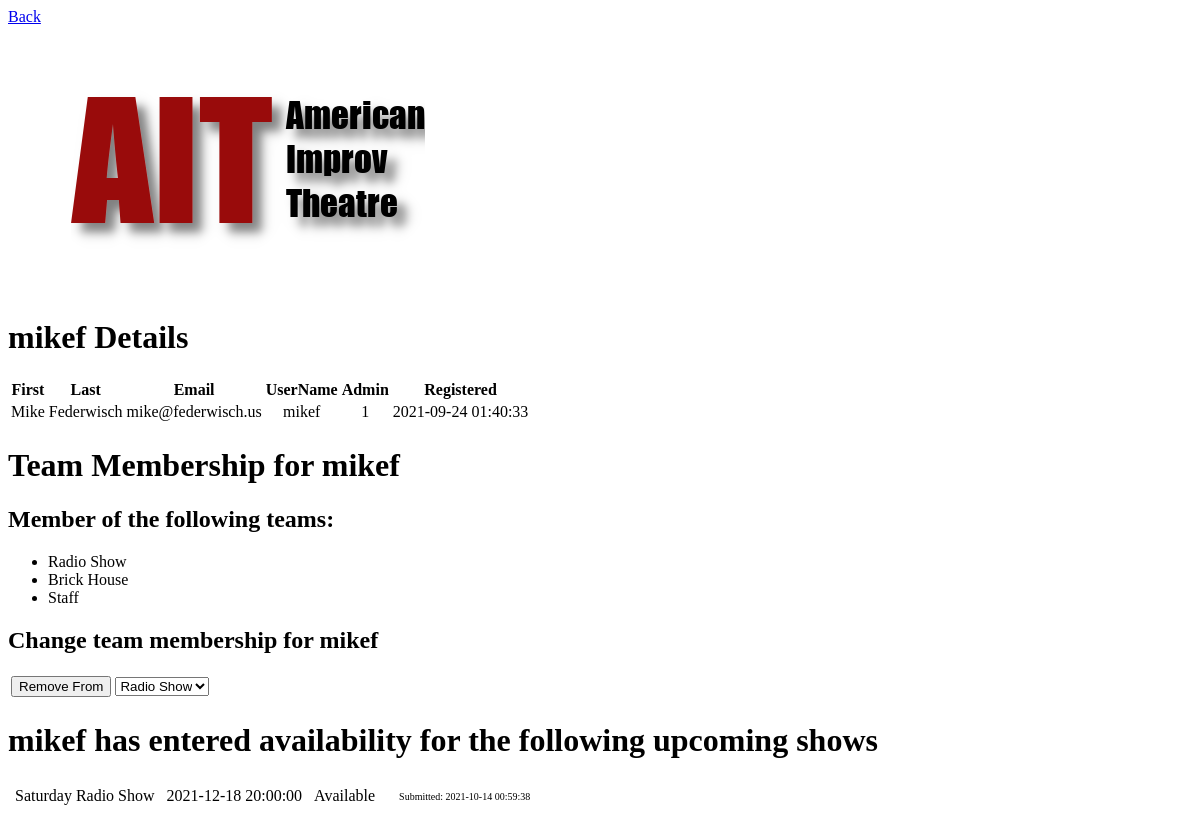
/admin/performer_edit.php?id=1 (signed in), run on an earlier commit of the app's database.
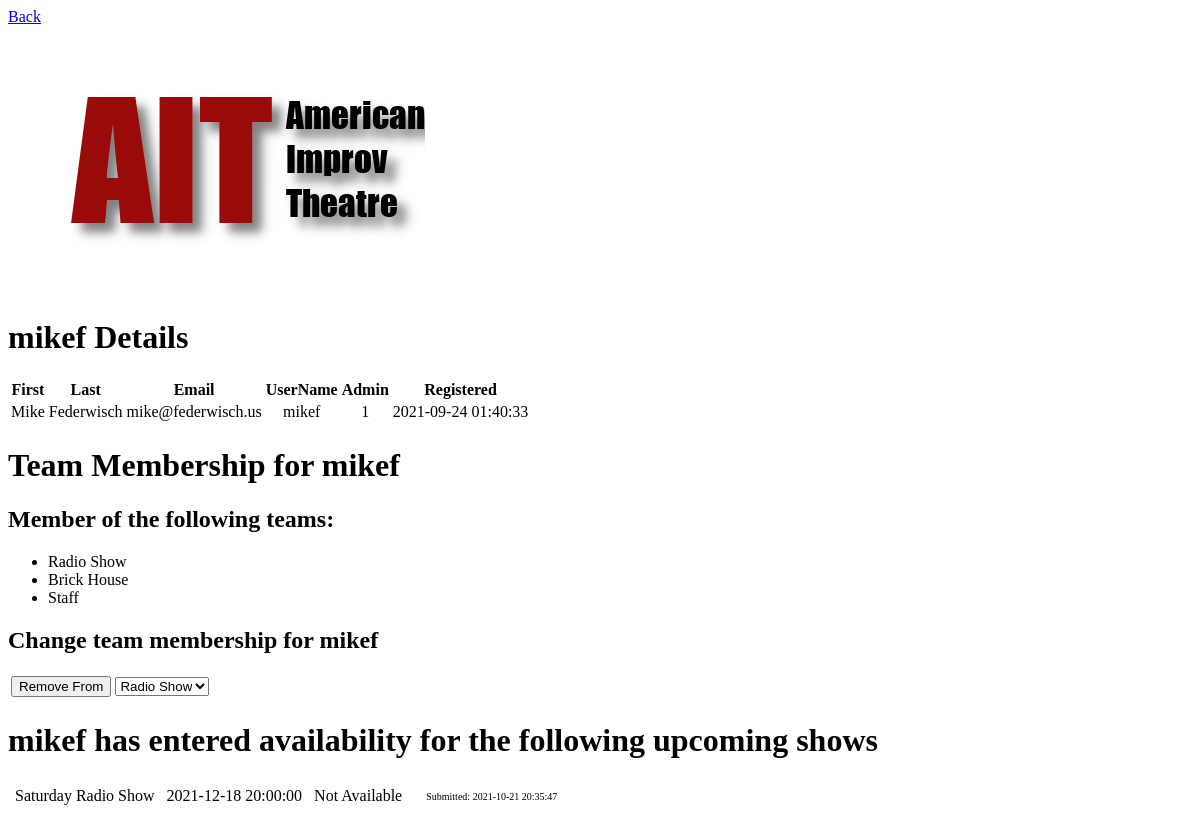
And on a later commit of the database.
### tables this page shows
CREATE TABLE `TeamMembership` (
  `Performer` int(11) DEFAULT NULL,
  `Team` int(11) DEFAULT NULL
);

CREATE TABLE `Availability` (
  `Performer` int(11) DEFAULT NULL,
  `ShowID` int(11) DEFAULT NULL,
  `Available` tinyint(1) DEFAULT NULL,
  `SubmitDate` timestamp NOT NULL DEFAULT current_timestamp() ON UPDATE current_timestamp()
);

CREATE TABLE `Shows` (
  `ID` int(11) NOT NULL AUTO_INCREMENT,
  `Date` datetime DEFAULT NULL,
  `Description` varchar(30) DEFAULT NULL,
  `PracticeZoomLink` varchar(128) DEFAULT NULL,
  `ShowZoomLink` varchar(128) DEFAULT NULL,
  `Team` int(11) DEFAULT NULL,
  PRIMARY KEY (`ID`)
);

### html/admin/performer_edit.php (the view, shortened to what this page needs)
<!DOCTYPE HTML PUBLIC "-//W3C//DTD HTML 4.01 Transitional//EN">
<html>
<body>
<a href="performers.php">Back</a>
<br>
<img src="../images/AIT_logo_no_bg.png" alt="AIT: American Improv Theatre">
<?php
$hostname = "db";
$username = "your_mysql_username";
$password = "your_mysql_password";
$db = "schedulecast";
$dbconnect=mysqli_connect($hostname,$username,$password,$db);
$teamquery = mysqli_query($dbconnect, "SELECT * FROM Teams")
   or die (mysqli_error($dbconnect));
while ($teamrow = mysqli_fetch_array($teamquery)) {
	$team[$teamrow['ID']] = $teamrow['Name'];
	$ismember[$teamrow['ID']] = false;
}
list($performerid) = sscanf($_SERVER['QUERY_STRING'], "id=%d");
$query = mysqli_query($dbconnect, "SELECT * FROM Performers WHERE ID = " . $performerid . " LIMIT 1")
   or die (mysqli_error($dbconnect));
$performerinfo = mysqli_fetch_array($query);
echo "<h1>" . $performerinfo['UserName'] . " Details</h1>\n";
echo "<table>
    <tr>
    <td align=center><b>First</b></td>
    <td align=center><b>Last</b></td>
    <td align=center><b>Email</b></td>
    <td align=center><b>UserName</b></td>
    <td align=center><b>Admin</b></td>
    <td align=center><b>Registered</b></td>
    </tr>
    <tr>
    <td align=center>{$performerinfo['NameFirst']}</td>
    <td align=center>{$performerinfo['NameLast']}</td>
    <td align=center>{$performerinfo['Email']}</td>
    <td align=center>{$performerinfo['UserName']}</td>
    <td align=center>{$performerinfo['Admin']}</td>
    <td align=center>{$performerinfo['RegisterDate']}</td>
    <tr>
    </table>\n";
echo "<h1>Team Membership for " . $performerinfo['UserName'] . "</h1>\n";
$myteamsquery = mysqli_query($dbconnect, "SELECT * FROM TeamMembership where Performer = " . $performerinfo['ID'])
  or die (mysqli_error($dbconnect));
$first = false;
while ($teammemberrow = mysqli_fetch_array($myteamsquery)) {
	if ($first == false) {
		echo "<h2>Member of the following teams:</h2>\n";
    		echo "<ul>\n";
		$first = true;
	}
	$ismember[$teammemberrow['Team']] = true;
	echo "<li>" . $team[$teammemberrow['Team']] . "</li>\n";
}
if ($first == true) {
	echo "</ul>\n";
}
echo "<h2>Change team membership for " . $performerinfo['UserName'] . "</h2>\n";
$inteams = false;
foreach ($team as $id => $name) {
	if ( $ismember[$id] == true) {
		$inteams = true;
	} else {
		$notinteams = true;
	}
}
if ($inteams) {
	echo "<table><tr>\n";
	echo "<form name='memberchange' action='team_rest.php' method='post'>\n";
	echo "  <td valign=top><input type='submit' value='Remove From'></td>\n";
	echo "  <td><select id='team' name='team'>\n";
	foreach ($team as $id => $name) {
		if ( $ismember[$id] == true) {
			echo "    <option name='teamid' value='" . $id . "'>". $team[$id] . "</option>\n";
		}
	}
	echo "  </select>\n</form>\n</td>\n";
	echo "</tr>\n</table>\n";
}
$startdate = date_create();
$startdate->sub(new DateInterval('P1D'));
echo "<h1>" . $performerinfo['UserName'] . " has entered availability for the following upcoming shows</h1>\n";
$showquery = mysqli_query($dbconnect, "SELECT * FROM Shows WHERE Date > '" . date_format($startdate, "Y-m-d H:i:s") . "' ORDER BY Date")
  or die (mysqli_error($dbconnect));
$first = true;
while ($showrow = mysqli_fetch_array($showquery)) {
	$availquery = mysqli_query($dbconnect, "SELECT * FROM Availability where Performer = " . $performerinfo['ID'] . " AND ShowID = " . $showrow['ID'])
	  or die (mysqli_error($dbconnect));
	while ($availrow = mysqli_fetch_array($availquery)) {
		if ( $first == true ) {
			echo "<table cellpadding=5>";
			$first = false;
		}
		if ( $availrow['Available'] == 1 ) {
			$available = "Available";
		} else {
			$available = "Not Available";
		}
		echo "  <td>" . $showrow['Description'] . "</td><td> " . $showrow['Date'] . "</td><td>" . $available . "<td>\n";
		echo "  <td><font size='-2'>Submitted: " . $availrow['SubmitDate'] . "</font></td>\n";
	}
}
if ( $first != true) {
	echo "</table>\n";
} else {
	echo "No Availability Specified<br";
}
?>
</body>
</html>

What changed in the data, as far as the page shows it:
changed availability "Saturday Radio Show": Available "Available" → "Not Available"; SubmitDate "2021-10-14 00:59:38" → "2021-10-21 20:35:47"
